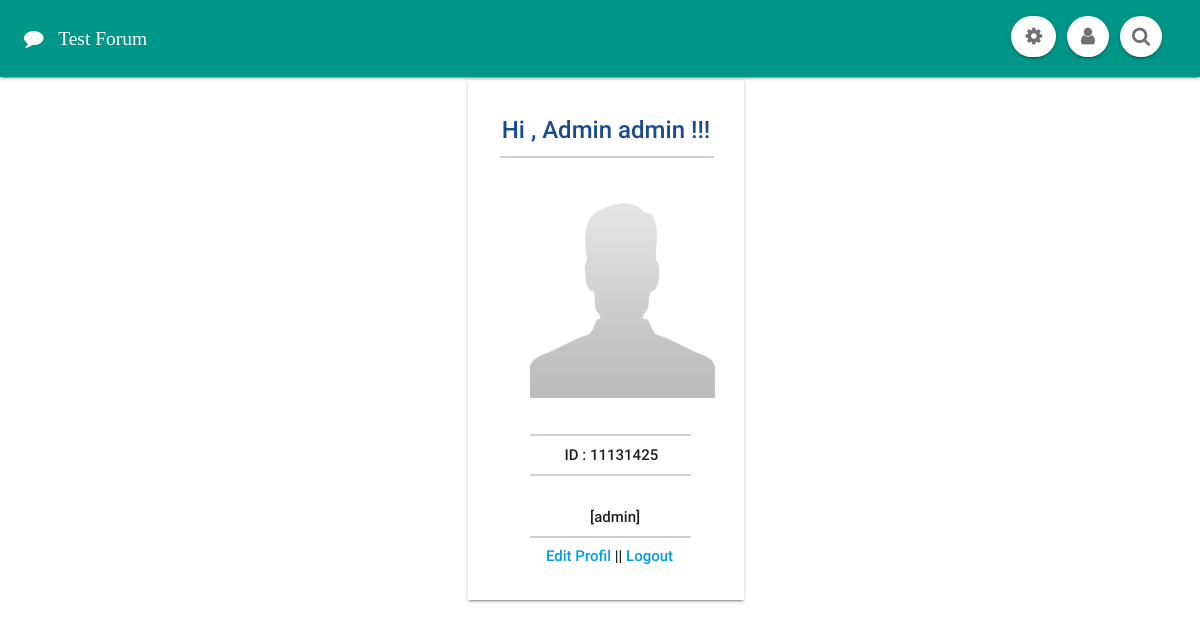
Page /admin/index.php (signed in) on the earlier database version.
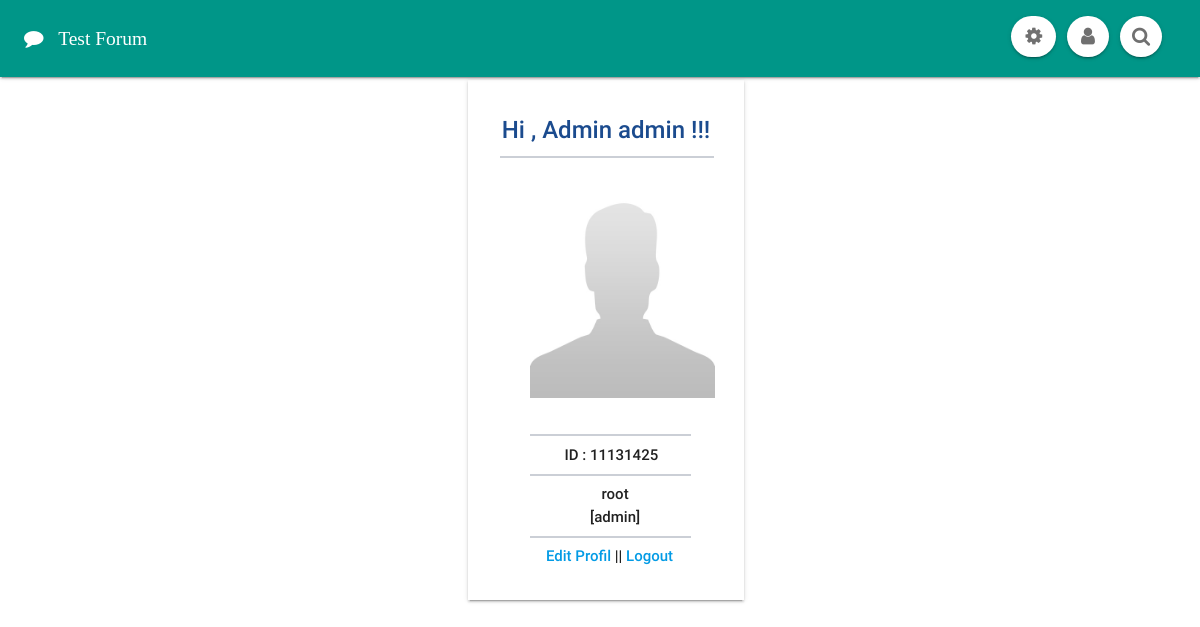
Same page on the later database version.
### tables this page shows
CREATE TABLE `profil_admin` (
  `id_admin` int(11) NOT NULL,
  `Nama_Admin` varchar(50) NOT NULL,
  `Email` varchar(50) NOT NULL,
  `Username` varchar(50) NOT NULL,
  `Password` varchar(100) NOT NULL,
  `Foto_Profil` varchar(100) NOT NULL
);

### admin/index.php (the view, shortened to what this page needs)
<?php
if(!$_SESSION['Login_Admin']){
	header("location:login.php");
}
else {
?>
<?php
include "header.php";
?>
		<div class="col l9 z-depth-1" id="content">
			<font size="5%" color="#1b4b8e">
			<strong> Hi , Admin <?php echo $Data_Admin['Username']; ?> !!! </strong>
			</font>
			<hr width="100%" color="#cbcfd6">
			<br>
			<div class="Foto" align="center">
			<center>
			 <?php
		if($Data_Admin['Foto_Profil']==""){
		echo "<img src='assets/Foto/user.jpg' border='1' width='185px' height='210px'>
			  ";
		}
		else {
		?>
<img src="Picture/<?php echo $Data_Admin['Foto_Profil'];?>" width="200px" height="180px" />
		<?php }?><br><br>
			</center>
			<strong>
			<center>
			<hr width="100%" color="#cbcfd6">
			</center>
			&nbsp;&nbsp;&nbsp;ID : <?php echo $Data_Admin['id_admin'];?>
			&nbsp;<hr width="100%" color="#cbcfd6">
			&nbsp;&nbsp;&nbsp;<?php echo $Data_Admin['Nama_Admin'];?><br>
			&nbsp;&nbsp;&nbsp;[<?php echo $Data_Admin['Username'];?>]<br>
			<center>
			<hr width="100%" color="#cbcfd6">
			<a href="edit.php">Edit Profil</a> ||
			<a href="logout.php">Logout</a>
			</center>
        	</strong>
			</div>
		</div>
	</div>
</body>
</html>
<?php
}
?>

### admin/header.php (shortened to what this page needs)
<?php
include "db_connect.php";
$Profil_Admin=mysqli_query($dbc,"select * from profil_admin where
id_admin ='".$_SESSION['id_admin']."'")or die("Failed to query database " .mysqli_error($dbc));
$Data_Admin=mysqli_fetch_array($Profil_Admin);
?>
<!DOCTYPE html>
<html>
<head>
	<link rel="stylesheet" href="assets/materialize/css/materialize.min.css">
	<link rel="stylesheet" href="assets/fa/css/font-awesome.min.css">
	<link rel="stylesheet" href="assets/css/header.css">
</head>
<body>
	<header class="z-depth-1 teal white-text">
		<span><i class="fa fa-comment"></i>&nbsp;&nbsp;&nbsp;Test Forum</span>
		<div id="header-button">
			<button id="setting-button" class="white z-depth-1 waves-effect"><i class="fa fa-cog"></i></button>
			<button id="user-button" class="white z-depth-1 waves-effect"><i class="fa fa-user"></i></button>
			<button id="search-button" class="white z-depth-1 waves-effect"><i class="fa fa-search"></i></button>
		</div>
	</header>
	<div class="row" id="container">

### admin/assets/css/header.css (style rules this page uses)
header { padding:24px; font-size:1.3em; font-family:Nexa Bold; position:fixed; top:0; right:0; left:0; z-index:1000; }
#header-button { position:absolute; top:16px; right:32px; padding:0; }
#header-button button { color:#707070; border:none; outline:none; border-radius:100px; -webkit-border-radius:100px; -moz-border-radius:100px; -o-border-radius:100px; margin-right:6px; }
#setting-button { padding:6px 14px; }
#user-button, #user-button-close { padding:6px 14px; }
#search-button { padding:6px 12px; }
#content { white-space:nowrap; overflow-y:auto; text-align:center; padding:32px; margin-left:39%; width:23%; }
#content div { width:75%; }
.Foto { margin-left:30px; }

Differences in the rows shown:
changed profil_admin "admin": Nama_Admin (not shown) → "root"
